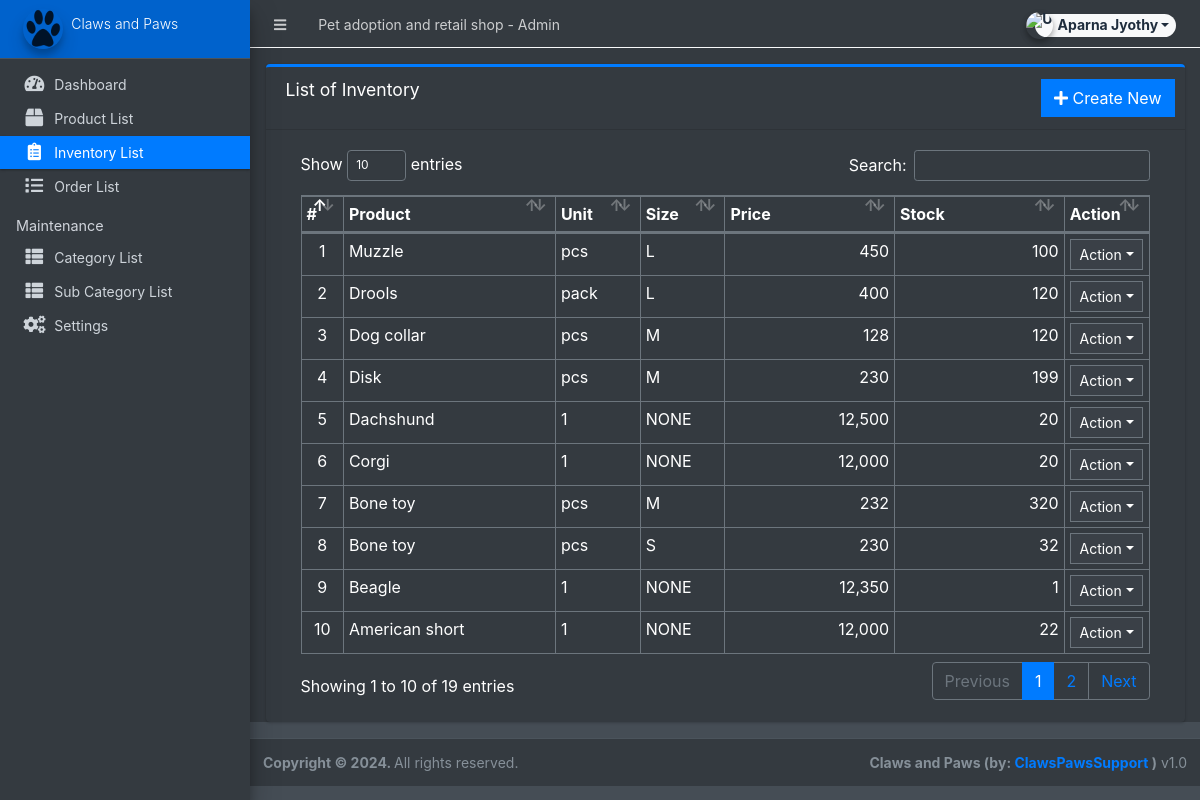
Screenshot of /admin/?page=inventory (signed in) with the database file from the repository.
### tables this page shows
CREATE TABLE `inventory` (
  `id` int NOT NULL AUTO_INCREMENT,
  `product_id` int NOT NULL,
  `quantity` double NOT NULL,
  `unit` varchar(100) NOT NULL,
  `price` float NOT NULL,
  `size` varchar(250) NOT NULL,
  `date_created` datetime NOT NULL DEFAULT CURRENT_TIMESTAMP,
  `date_updated` datetime DEFAULT NULL ON UPDATE CURRENT_TIMESTAMP,
  PRIMARY KEY (`id`)
);

CREATE TABLE `products` (
  `id` int NOT NULL AUTO_INCREMENT,
  `category_id` int NOT NULL,
  `sub_category_id` int NOT NULL,
  `product_name` varchar(250) NOT NULL,
  `description` text NOT NULL,
  `status` tinyint(1) NOT NULL DEFAULT '1',
  `date_created` datetime NOT NULL DEFAULT CURRENT_TIMESTAMP,
  PRIMARY KEY (`id`)
);

### admin/inventory/index.php (the view, shortened to what this page needs)
<div class="card card-outline card-primary">
	<div class="card-header">
		<h3 class="card-title">List of Inventory</h3>
		<div class="card-tools">
			<a href="?page=inventory/manage_inventory" class="btn btn-flat btn-primary"><span class="fas fa-plus"></span>  Create New</a>
		</div>
	</div>
	<div class="card-body">
		<div class="container-fluid">
        <div class="container-fluid">
			<table class="table table-bordered table-stripped">
				<colgroup>
					<col width="5%">
					<col width="25%">
					<col width="10%">
					<col width="10%">
					<col width="20%">
					<col width="20%">
					<col width="10%">
				</colgroup>
				<thead>
					<tr>
						<th>#</th>
						<th>Product</th>
						<th>Unit</th>
						<th>Size</th>
						<th>Price</th>
						<th>Stock</th>
						<th>Action</th>
					</tr>
				</thead>
				<tbody>
					<?php
					$i = 1;
						$qry = $conn->query("SELECT i.*,p.product_name as product from `inventory` i inner join `products` p on p.id = i.product_id order by unix_timestamp(i.date_created) desc ");
						while($row = $qry->fetch_assoc()):
						$sold = $conn->query("SELECT SUM(ol.quantity) as sold FROM order_list ol inner join orders o on o.id = ol.order_id where ol.product_id='{$row['id']}' and o.`status` != 4 ");
						$sold = $sold->num_rows > 0 ? $sold->fetch_assoc()['sold'] : 0;
						$avail = $row['quantity'] - $sold;
					?>
						<tr>
							<td class="text-center"><?php echo $i++; ?></td>
							<td><?php echo $row['product'] ?></td>
							<td><?php echo $row['unit'] ?></td>
							<td><?php echo $row['size'] ?></td>
							<td class="text-right"><?php echo number_format($row['price']) ?></td>
							<td class="text-right"><?php echo $avail ?></td>
							<td align="center">
								 <button type="button" class="btn btn-flat btn-default btn-sm dropdown-toggle dropdown-icon" data-toggle="dropdown">
				                  		Action
				                  </button>
							</td>
						</tr>
					<?php endwhile; ?>
				</tbody>
			</table>
		</div>
		</div>
	</div>
</div>

### rows the page displays
inventory: product.product_name "Muzzle", unit "pcs", size "L", price "450", quantity "100"
inventory: product.product_name "Drools", unit "pack", size "L", price "400", quantity "120"
inventory: product.product_name "Dog collar", unit "pcs", size "M", price "128", quantity "120"
inventory: product.product_name "Disk", unit "pcs", size "M", price "230", avail "199"
inventory: product.product_name "Dachshund", unit "1", size "NONE", price "12,500", quantity "20"
inventory: product.product_name "Corgi", unit "1", size "NONE", price "12,000", quantity "20"
inventory: product.product_name "Bone toy", unit "pcs", size "M", price "232", quantity "320"
inventory: product.product_name "Bone toy", unit "pcs", size "S", price "230", quantity "32"
inventory: product.product_name "Beagle", unit "1", size "NONE", price "12,350", avail "1"
inventory: product.product_name "American short", unit "1", size "NONE", price "12,000", avail "22"

### other values shown
$_settings->info('name') "Pet adoption and retail shop"
$_settings->userdata('firstname').' '.$_settings->userdata('lastname') "Aparna Jyothy"
$_settings->info('short_name') "Claws and Paws"
